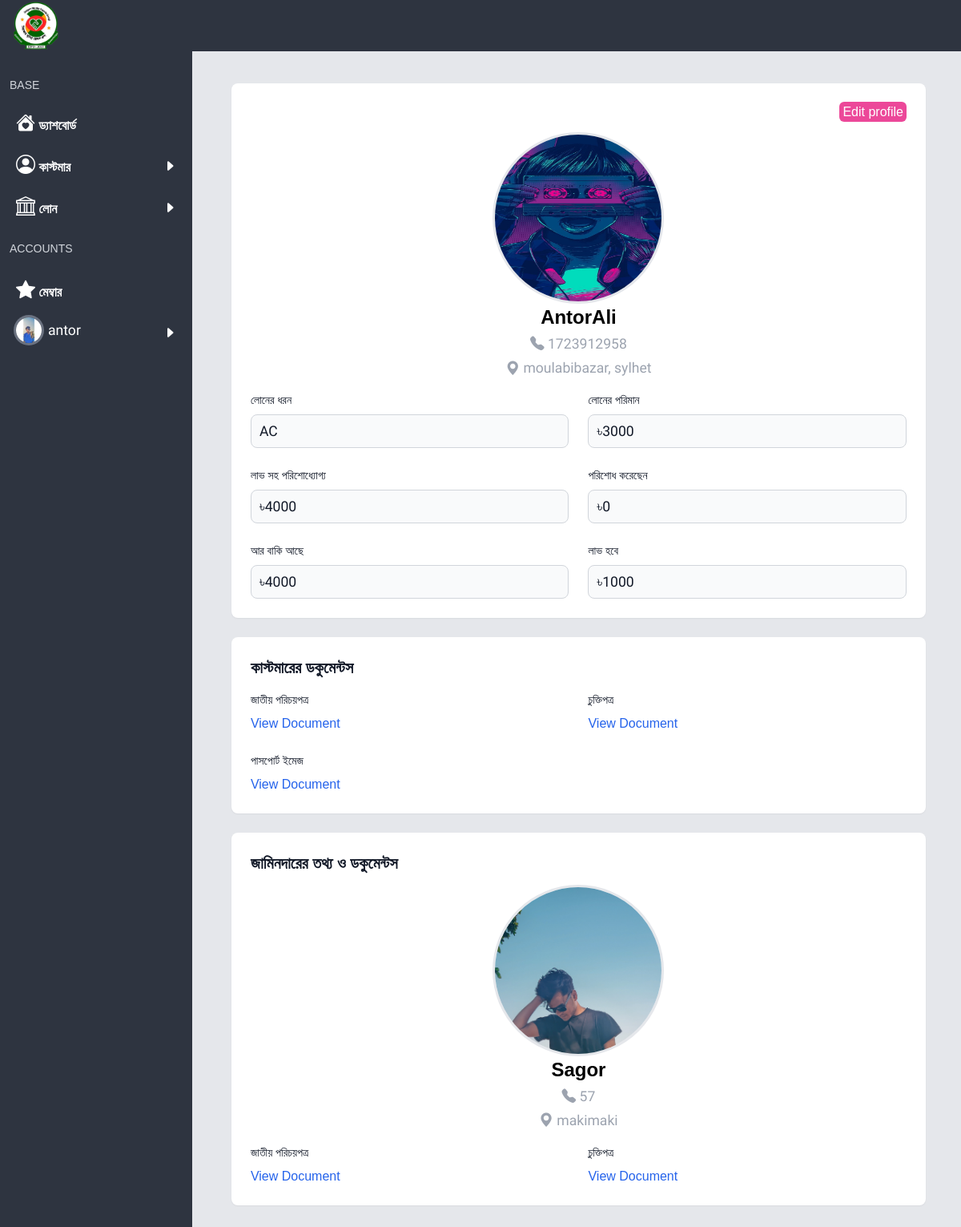
Page /profile/18 (signed in) on the earlier database version.
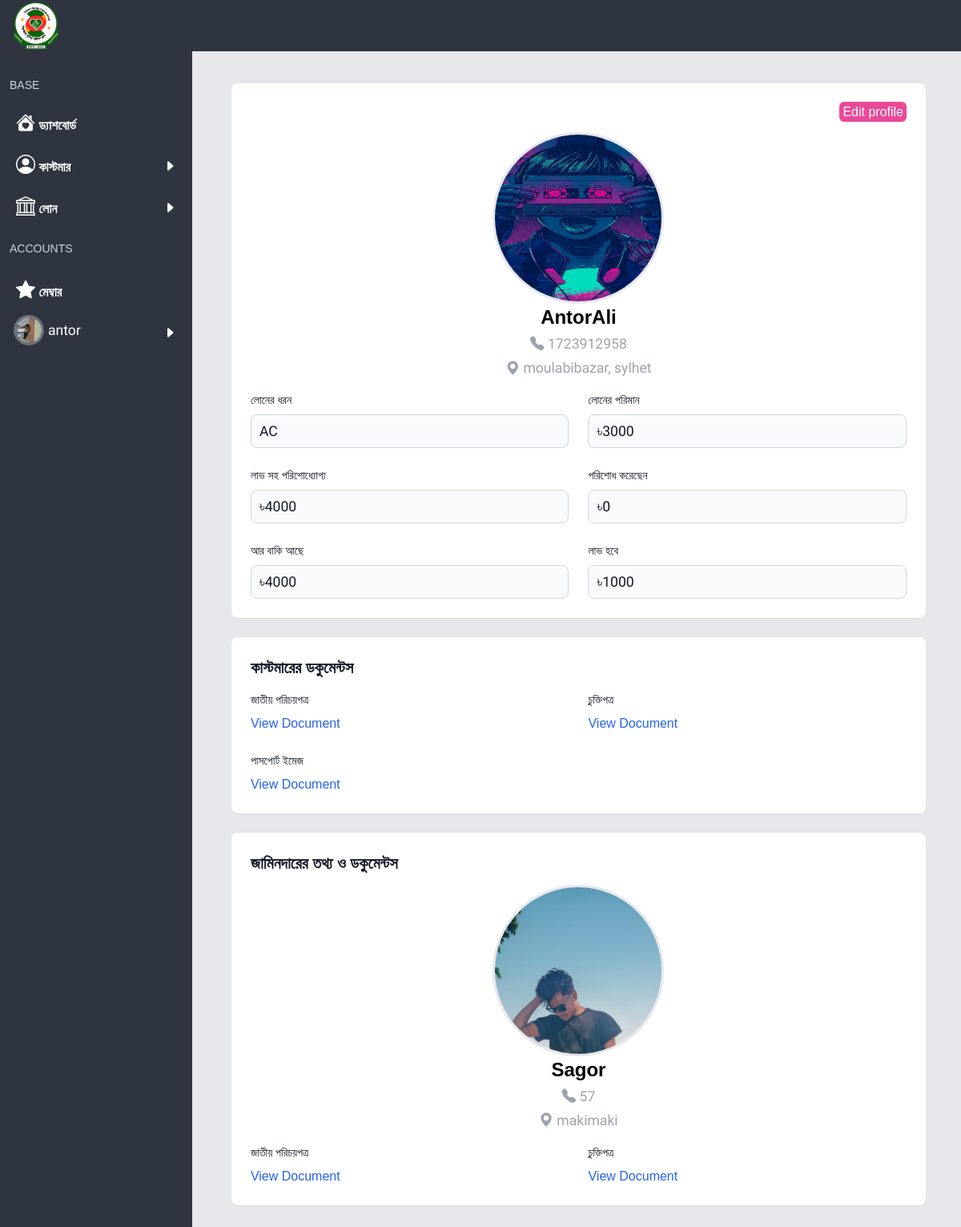
Same page on the later database version.
### base/models.py (models this page shows)
class Profile(models.Model):
    user = models.ForeignKey(User, on_delete=models.CASCADE)
    name = models.CharField(max_length=100)
    address = models.CharField(max_length=100)
    mobile = models.CharField(max_length=100)
    dp = models.FileField(upload_to='member', null=True, blank=True)
    position = models.CharField(null=True, blank=True, max_length=100)

### base/views.py (the view)
# urls.py: path('profile/<int:id>', view_profile),
def view_profile(request, id):
   customer = Customer.objects.get(id=id)
   docs = Document.objects.get(customer=customer)
   context = {'docs':docs, 'profit': abs(customer.profit), 'customer':customer}
   return render(request, 'profile.html', context)

### base/context_processor.py (called while the page is built)
def user_profile(request):
    if request.user.is_authenticated:
        profile = Profile.objects.get(user=request.user)
    else:
        profile = None
    return {'prof': profile}

### templates/profile.html (shortened to what the changed rows need)
{% extends 'base.html' %}
{% block body %}
    <div class="m-3 md:m-9 space-y-6">
        <div class="bg-white p-6  rounded-lg shadow-sm space-y-4">
          <div class="flex flex-col gap-1 justify-center items-center">
            <h2 class="font-bold text-2xl">{{customer.name}}</h2>
          </div>
        </div>
        <div class="bg-white p-6 rounded-lg shadow-sm space-y-4">
            <h2 class="text-xl font-semibold text-gray-900">কাস্টমারের ডকুমেন্টস</h2>
        </div>
        <div class="bg-white p-6 rounded-lg shadow-sm space-y-4">
            <h2 class="text-xl font-semibold text-gray-900">জামিনদারের তথ্য ও ডকুমেন্টস</h2>
<div class="flex flex-col gap-1 justify-center items-center">
            <h2 class="font-bold text-2xl">{{docs.jamin_name}}</h2>
          </div>
        </div>
    </div>
{% endblock %}

### templates/base.html (shortened to what this page needs)
<!doctype html>
<html>
<head>
  {% load static %}
  <script src="https://cdn.tailwindcss.com"></script>
  <link rel="stylesheet" href="https://cdn.jsdelivr.net/npm/bootstrap-icons@1.11.3/font/bootstrap-icons.min.css">
  <link href="https://fonts.maateen.me/solaiman-lipi/font.css" rel="stylesheet">
0</head>
<body x-data="{open : false}" class="p-0 m-0 gap-0 md:flex bg-gray-200">
  <nav x-show="open" class="rng md:!block fixed navcol w-60 h-screen top-0 md:top-auto z-10">
    <div class="nav flex items-center justify-between">
      <a class="p-4 px-4 text-2xl" href="/">
        <h1 class="pt-2 text-pink-400">লোন লাগবে</h1>
      </a>
    </div>
    <ul class="text-white p-3 items">
              <div class="py-3 flex items-center text-sm text-gray-300 after:flex-1">BASE</div>
    <a href="/">
      <li class="font-bold p-2 hover:rounded-md hover:bg-gray-700 hover:text-pink-400">
        <i style="font-size: 1.5rem;" class="bi bi-house-heart-fill"></i>
         ড্যাশবোর্ড</li>
    </a>
      <li onclick="showcats()" class="font-bold p-2 hover:rounded-md hover:bg-gray-700 hover:text-pink-400">
        <div class="flex justify-between">
          <div>
        <i style="font-size: 1.5rem;" class="bi bi-person-circle"></i>
         কাস্টমার
         </div>
         <div id="cd" class="mt-2">
           <i class="bi bi-caret-right-fill"></i>
         </div>
                 </li>
          <li onclick="showloan()" class="font-bold p-2 hover:rounded-md hover:bg-gray-700 hover:text-pink-400">
            <div class="flex justify-between">
              <div>
                <i style="font-size: 1.5rem;" class="bi bi-bank"></i>
                লোন
              </div>
              <div id="ln" class="mt-2">
                <i class="bi bi-caret-right-fill"></i>
              </div>
          </li>
              <div class="py-4 flex items-center text-sm text-gray-300 after:flex-1">ACCOUNTS</div>
<a href="/all-member">
      <li class="font-bold p-2 hover:rounded-md hover:bg-gray-700 hover:text-pink-400">
        <i style="font-size: 1.5rem;" class="bi bi-star-fill"></i>
         মেম্বার</li>
    </a>
<li onclick="showadmin()" class="font-bold p-2 hover:rounded-md hover:bg-gray-700 hover:text-pink-400">
        <div class="flex justify-between">
          <div class="flex gap-2 justify-around">
         <img class="ring  ring-gray-500 h-8 w-8 rounded-full"
{% if not prof.dp.url %}
src="https://api.dicebear.com/9.x/initials/svg?seed={{prof.name}}"
{% else %}
src="{{prof.dp.url}}"
{% endif %}
/>
        <p class="m-auto"> {{request.user.username}} </p>
          </div>
         <div id="ad" class="mt-2">
           <i class="bi bi-caret-right-fill"></i>
         </div>
                 </li>
    </ul>
  </nav>
  <div class="md:flex-grow">
    <header class="z-10 fixed w-full top-0  navcol flex items-center gap-1 h-16 p-2 text-white z-1">
<div class="flex items-center justify-between">
      <logo>
       <a href="/">
        <img src="{% static 'sirajammuniralogo.png' %}" alt="sirajam_munira_logo" class="w-14">
</a>
      </logo>
</div>
    </header>
    <main class="pt-16 p-1 m-1 md:ml-60">
        {% block body %}
        {% endblock %}
    </main>
  </div>
</body>
</html>

Differences in the rows shown:
changed Profile: dp: a different picture
